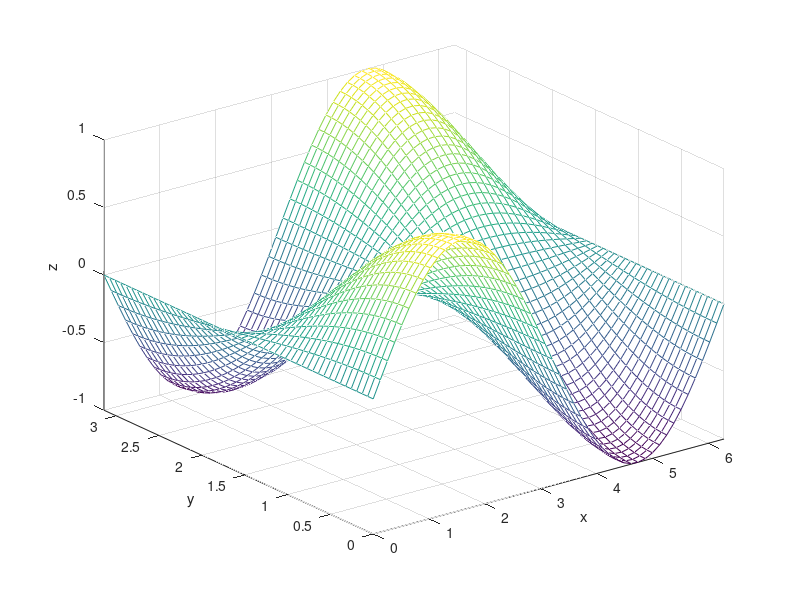

This figure's MATLAB source:
[X,Y] = meshgrid(linspace(0,2*pi,50),linspace(0,pi,50));
Z = sin(X).*cos(Y);
mesh(X,Y,Z)
xlabel('x'); ylabel('y'); zlabel('z');
axis([0 2*pi 0 pi -1 1])